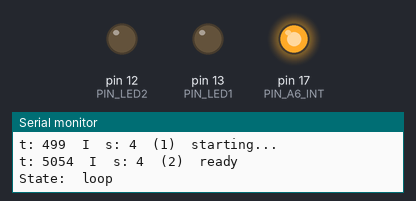
The sketch below on a simulated Arduino Uno, built with avr-gcc and run on an emulated ATmega328P. Parts: output pins drawn as LEDs (lit = HIGH), the last lines printed to the serial monitor. The modem accepts every AT command (registered, SIM ready, sends succeed) and sends nothing else; pins used as bus, display or sensor lines are not drawn.

Above: at 6.3 s.
At 8.8 s:
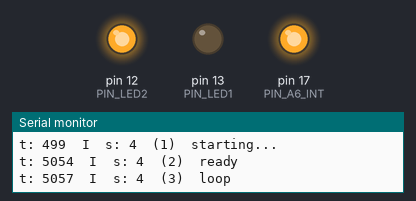
Timing chart, 0 to 11.6 s (numbered marks = the images above):
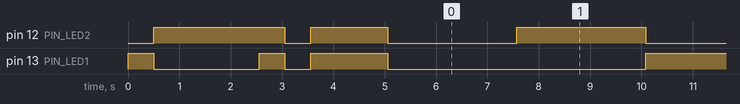

The sketch:

gpsesp.ino
```cpp
#define BOARD_GPS

#include <TinyGPS++.h> // https://github.com/mikalhart/TinyGPSPlus
#include <SoftwareSerial.h>

#include "arduino/util.h"
#include "arduino/globals.h"
#include "arduino/config.h"
#include "arduino/boards.h"
#include "arduino/state.h"
#include "arduino/hwA6.h"
#include "arduino/hwGPS.h"
#include "arduino/background.h"
#include "arduino/auto.h"

Settings _sett;
BoardState _boardstate;
HardwareA6 _a6;
HardwareGPS _gps;
Background _bg;
Auto _auto;

Timer timerCycle = Timer(false, true);

void setup()
{
  Serial.begin(115200);
  Serial.println("");
  Serial.println("");

  _boardstate.setup();
  _boardstate.SetState(State_Starting);

  _sett.setup();

  _a6.setup();
  _gps.setup();
  _bg.setup();
  _auto.setup();

  timerCycle.Interval(sToMillis(3) * 1000); // us
  timerCycle.Start();

  _boardstate.SetState(State_Ready);
  _boardstate.SetState(State_Loop);
}

void loop()
{
  timerCycle.Reset();

  // hardware
  _a6.loop();
  _gps.loop();
  // background
  _bg.loop();
  // program
  _auto.loop();

  ulTimeCycle = timerCycle.elapsedTime();

  // cycletime monitoring
  if (timerCycle.elapsed())
  {
    state.Put(State_WARNING, 1, 1, "Cyc");
  }

  // show board state
  _boardstate.loop();

  /*if (boDebugger)
  {
    digitalWrite(PIN_LED1, !digitalRead(PIN_LED1));
  }*/
}
```

auto.h
```cpp
#define STEP_IDLE 0
#define STEP_GPS 100
#define STEP_GPS_ERROR -100
#define STEP_GPS_FIX 105
#define STEP_GPS_END 199
#define STEP_SMS 200
#define STEP_SMS_ERROR -200
#define STEP_SMS_SEND 205
#define STEP_SMS_WAIT 210
#define STEP_SMS_END 299

class Auto
{
public:
  void setup()
  {
    step(STEP_GPS, 0);

    _tStep.Start();
    _tTimeOut.Start();
    _tTimeOutAuto.Interval(mToMillis(5));
    _tTimeOutAuto.Start();
    _tRefreshLoc.Interval(mToMillis(60));
    _tRefreshLoc.Start();
  }

  void loop()
  {
    if (_tTimeOutAuto.elapsed())
    {
      state.Put(State_WARNING, 3, 1, "auto TimeOut");
      step(STEP_IDLE, 0);
    }

    if (_tStep.elapsed())
    {
      uintStep = _uintNextStep;

      switch (uintStep)
      {
      case STEP_IDLE:
        byRxSelect = DEV_A6;

        _tTimeOutAuto.Reset();

        if (strCallerNumber != "" || _tRefreshLoc.elapsed())
        {
          step(STEP_GPS, 0);
        }
        break;

      case STEP_GPS:
        byRxSelect = DEV_GPS;

        _tTimeOut.Interval(mToMillis(3));
        _tTimeOut.Reset();

        locCurrent.valid = false;

        step(STEP_GPS_FIX, 0);
        break;

      case STEP_GPS_FIX:
        if (_tTimeOut.elapsed())
        {
          step(STEP_GPS_ERROR, 0);
        }

        if (locCurrent.valid)
        {
          locLastFix = locCurrent;

          step(STEP_GPS_END, 0);
        }
        break;

      case STEP_GPS_ERROR:
        state.Put(State_ERROR, 3, 100, "GPS");

        step(STEP_GPS_END, 0);
        break;

      case STEP_GPS_END:
        _tRefreshLoc.Reset();

        if (strCallerNumber == "")
        {
          step(STEP_IDLE, 0);
        }
        else
        {
          step(STEP_SMS, 0);
        }
        break;

      case STEP_SMS:
        byRxSelect = DEV_A6;

        step(STEP_SMS_SEND, 0);
        break;

      case STEP_SMS_SEND:
        byCommandA6 = A6_SENDSMS;
        byStateA6 = NOTOK;

        _tTimeOut.Interval(sToMillis(30));
        _tTimeOut.Reset();

        step(STEP_SMS_WAIT, 0);
        break;

      case STEP_SMS_WAIT:
        if (_tTimeOut.elapsed())
        {
          step(STEP_SMS_ERROR, 0);
        }

        if (byStateA6 == OK)
        {
          step(STEP_SMS_END, 0);
        }
        break;

      case STEP_SMS_ERROR:
        state.Put(State_ERROR, 3, 101, "SMS");

        step(STEP_SMS_END, 0);
        break;

      case STEP_SMS_END:
        strCallerNumber = "";

        step(STEP_IDLE, 0);
        break;

      default:
        state.Put(State_ERROR, 3, uintStep, "step");
        step(STEP_IDLE, 0);
        break;
      }
    }
  }

private:
  unsigned int _uintNextStep = 0;
  Timer _tStep = Timer();
  Timer _tTimeOut = Timer();
  Timer _tTimeOutAuto = Timer();
  Timer _tRefreshLoc = Timer();

  void step(unsigned int step, unsigned long time)
  {
    _uintNextStep = step;
    _tStep.Interval(time);
  }
};
```

background.h
```cpp
class Background
{
public:
  void setup()
  {
  }

  void loop()
  {
    boError = !state.noError();
  }

private:
};
```

boards.h
```cpp
#ifdef BOARD_GPS

/*
    D05 - PD5 - Debug
    D06 - PD6 - MOT A1 - GPS
    D07 - PD7 - EN StepUp
    D08 - PB0 - A6 Power Sig
    D09 - PB1 - MOT A2 - GPS LOW
    D10 - PB2 - MOT B2 - A6 LOW
    D11 - PB3 - MOT B1 - A6
    D12 - PB4 - LED 2
    D13 - PB5 - LED 1
    D14 / A0 - PC0 - GPS RX
    D15 / A1 - PC1 - A6 RX
    D16 / A2 - PC2 - A6 TX
    D17 / A3 - PC3 - A6 Int
    D18 / A4 / SDA - PC5 - A6 Reset
    D19 / A5 / SCL
    A7 - PC7*/

// inputs

// outputs
#define PIN_LED1 13
#define PIN_LED2 12

#define PIN_A6_POWER 11
#define PIN_A6_POWER_LOW 10
#define PIN_A6_POWER_SIG 8
#define PIN_A6_RESET 18
#define PIN_A6_INT 17
#define PIN_A6_RX 15
#define PIN_A6_TX 16

#define PIN_GPS_POWER 6
#define PIN_GPS_POWER_LOW 9
#define PIN_GPS_RX 14
#define PIN_GPS_TX 2

#endif
```

globals.h
```cpp
#define DEV_NONE 0
#define DEV_A6 1
#define DEV_GPS 2

#define RESET_FULL 1
#define RESET_CPU 2
#define RESET_A6 3

#define OK 1
#define NOTOK 0
#define UNDEFINED -1
#define FAILURE -2
#define TIMEOUT -3

#define A6_UNDEFINED 0
#define A6_SENDSMS 1

#define A6_CMD_TIMEOUT 1000

bool boDebugger = true;
State state = State();
bool boError = false;

unsigned int uintStep = 0;

int intTest = 0;

enum enumState
{
  State_Undefined,
  State_Starting,
  State_Ready,
  State_Loop,
  State_Standbye
} stateBoard = State_Undefined;

unsigned long ulTimeCycle = 0;

byte byRxSelect = DEV_NONE;

byte byStateA6 = UNDEFINED;
byte byStateGPS = UNDEFINED;

byte byCommandA6 = A6_UNDEFINED;

struct location
{
  String date;
  String time;
  double lat;
  double lng;
  double speed;
  int sv;
  bool valid;
};

location locCurrent;
location locLastFix;

String strCallerNumber = "";

void Print(String str)
{
  if (boDebugger)
  {
    Serial.print(str);
  }
}

void Println(String str)
{
  if (boDebugger)
  {
    Serial.println(str);
  }
}
```

hwA6.h
```cpp
SoftwareSerial SerialA6(PIN_A6_RX, PIN_A6_TX);

class HardwareA6
{
public:
  void setup()
  {
    pinMode(PIN_A6_POWER, OUTPUT);
    digitalWrite(PIN_A6_POWER, LOW);
    pinMode(PIN_A6_POWER_LOW, OUTPUT);
    digitalWrite(PIN_A6_POWER_LOW, LOW);
    pinMode(PIN_A6_POWER_SIG, OUTPUT);
    digitalWrite(PIN_A6_POWER_SIG, LOW);
    pinMode(PIN_A6_RESET, OUTPUT);
    digitalWrite(PIN_A6_RESET, LOW);
    pinMode(PIN_A6_INT, OUTPUT);
    digitalWrite(PIN_A6_INT, HIGH);

    Reset(RESET_A6, "startup");

    _tWatchDog.Interval(sToMillis(30));
    _tWatchDog.Start();
  }

  void loop()
  {
    // byRxSelect = DEV_A6;

    if (byRxSelect == DEV_A6)
    {
      if (SerialA6.isListening() == false)
      {
        SerialA6.listen();
      }

      // A6 watchdog
      if (_tWatchDog.elapsed())
      {
        byStateA6 = A6command("AT", "\r\nOK\r\n", "yy", A6_CMD_TIMEOUT, 3, NULL);

        if (byStateA6 != OK)
        {
          state.Put(State_ERROR, 101, 2, "A6 WatchDog");
          Reset(RESET_A6, "A6 error");
        }
      }
      // A6 watchdog

      // incoming call
      String strA6Input = "";

      while (SerialA6.available())
      {
        char c = SerialA6.read();
        strA6Input += c;
      }

      if (strA6Input != "")
      {
        Println(strA6Input);

        if (strA6Input.indexOf("\r\nRING\r\n") != -1)
        {
          String strTempNumber = callerNumber();

          if (strTempNumber != "")
          {
            strCallerNumber = strTempNumber;
            Println("Incoming Call from : " + strCallerNumber);
          }
          else if (strTempNumber == "")
          {
            strCallerNumber = settings.DefaultNumber;
          }

          delay(5000);
          // Hangup
          A6command("ATH", "\r\nOK\r\n", "yy", A6_CMD_TIMEOUT, 1, NULL);
        }

        _tWatchDog.Reset();
      }
      // incoming call

      // send SMS
      if (byCommandA6 == A6_SENDSMS)
      {
        byCommandA6 = A6_UNDEFINED;

        byStateA6 = sendSMS(strCallerNumber, createSMS(locLastFix));

        /*Serial.println("sending SMS");
        byStateA6 = OK;*/
      }
      // send SMS
    }
  }

private:
  byte byState = NOTOK;

  Timer _tWatchDog = Timer();

  unsigned int uintA6ResetCnt = 0;
  unsigned int uintSMSCnt = 0;
  unsigned int uintSMSErrorCnt = 0;

  String callerNumber()
  {
    String strNumber = "";
    String strResponse = "";

    // Issue the command and wait for the response.
    A6command("AT+CLCC", "+CLCC:", "+ERROR", A6_CMD_TIMEOUT, 2, &strResponse);

    // Parse the response if it contains a valid +CLCC:
    if (strResponse.indexOf("+CLCC:") != -1)
    {
      strResponse.remove(0, strResponse.indexOf("\"") + 1);
      strResponse.remove(strResponse.lastIndexOf("\""), strResponse.lastIndexOf("\"") - strResponse.length());

      strNumber = "00" + strResponse;
    }

    return strNumber;
  }

  String createSMS(location loc)
  {
    String strRetVal = "VIN:" + String(settings.Vin) + "\r\n";
    strRetVal += loc.date + " " + loc.time + "\r\n";
    // link
    strRetVal += "http://maps.google.com/maps?q=" + String(loc.lat, 6) + "," + String(loc.lng, 6) + "\r\n";
    strRetVal += "SV:" + String(loc.sv) + " SP:" + String(loc.speed, 1) + "km/h" + "\r\n";
    strRetVal += "lat:" + String(loc.lat, 6) + " lng:" + String(loc.lng, 6) + "\r\n";
    // stats
    strRetVal += "R" + String(uintA6ResetCnt) + ",S" + String(uintSMSCnt) + ",SE" + String(uintSMSErrorCnt);

    return strRetVal;
  }

  byte sendSMS(String number, String text)
  {
    byte byState;

    if (number.length() == 0)
    {
      Println("no number");
      return NOTOK;
    }

    if (text.length() > 159)
    {
      Println("SMS was to long");
      text.remove(160, text.length() - 160);
    }

    Println(String(text.length()));

    Println("Sending SMS to " + number);
    Println(text);

    uintSMSCnt += 1;

    byState = A6command("AT+CMGF=1", "\r\nOK\r\n", "yy", A6_CMD_TIMEOUT, 2, NULL);

    //byState = NOTOK;

    if (byState == OK)
    {
      SerialA6.flush();
      SerialA6.print("AT+CMGS=\"");
      SerialA6.print(number);
      SerialA6.write(0x22);
      SerialA6.write(0x0D); // hex equivalent of Carraige return
      SerialA6.write(0x0A); // hex equivalent of newline
      delay(2000);
      SerialA6.print(text);
      delay(500);
      SerialA6.println(char(26)); //the ASCII code of the ctrl+z is 26
      delay(5000);
      Println("SMS sent");
    }
    else
    {
      uintSMSErrorCnt += 1;
    }

    return byState;
  }

  // Issue a command
  byte A6command(const char *command, const char *resp1, const char *resp2, int timeOut, int repetitions, String *response)
  {
    byte retVal = NOTOK;
    byte count = 0;

    // Get rid of any buffered output.
    SerialA6.flush();

    while (count < repetitions && retVal != OK)
    {
      Print("Issuing command: ");
      Println(command);

      SerialA6.println(command);

      retVal = A6waitFor(resp1, resp2, timeOut, response);

      count++;
    }

    return retVal;
  }

  // Wait for responses
  byte A6waitFor(const char *resp1, const char *resp2, int timeOut, String *response)
  {
    int count = 0;
    String reply = "";
    byte retVal = 99;

    Timer tTimeOut = Timer();
    tTimeOut.Interval(timeOut);
    tTimeOut.Start();

    do
    {
      if (SerialA6.available())
      {
        char c = SerialA6.read();
        reply += c;
      }
    } while ((((reply.indexOf(resp1) + reply.indexOf(resp2)) == -2) || (reply.endsWith("\r\n") == false)) && (tTimeOut.elapsed() == false));

    if (reply != "")
    {
      Println("Reply in " + String(tTimeOut.elapsedTime()) + "ms: ");
      Println(reply);
    }

    if (response != NULL)
    {
      *response = reply;
    }

    if (tTimeOut.elapsed())
    {
      retVal = TIMEOUT;
      Println("Timed out");
      Println(reply);
    }
    else
    {
      if (reply.indexOf(resp1) + reply.indexOf(resp2) > -2)
      {
        Println("Reply OK");
        retVal = OK;
      }
      else
      {
        Println("Reply NOTOK");
        retVal = NOTOK;
      }
    }

    return retVal;
  }

  void Reset(int resetmode, String cause)
  {
    Serial.println("Reset " + String(resetmode) + " " + cause);

    switch (resetmode)
    {
    case RESET_FULL:
      Reset(RESET_A6, cause);
      Reset(RESET_CPU, cause);
      break;

    case RESET_CPU:

      break;

    case RESET_A6:
      Println("A6 reset");

      uintA6ResetCnt += 1;

      SerialA6.begin(19200);

      digitalWrite(PIN_A6_POWER_SIG, LOW);
      digitalWrite(PIN_A6_RESET, HIGH);

      delay(2000);
      Println("A6 power on");

      digitalWrite(PIN_A6_POWER_SIG, HIGH);
      digitalWrite(PIN_A6_RESET, LOW);

      unsigned int uintAttempts = 0;

      Println("A6 115200");
      SerialA6.begin(115200);
      do
      {
        byState = A6command("AT", "\r\nOK\r\n", "yy", A6_CMD_TIMEOUT, 1, NULL);

        uintAttempts += 1;

      } while ((byState != OK) && (uintAttempts < 30));

      // switch A6 to 19200 baud
      byState = A6command("AT+IPR=19200", "\r\nOK\r\n", "yy", A6_CMD_TIMEOUT, 3, NULL);

      uintAttempts = 0;

      Println("A6 19200");
      SerialA6.begin(19200);
      do
      {
        byState = A6command("AT", "\r\nOK\r\n", "yy", A6_CMD_TIMEOUT, 1, NULL);

        uintAttempts += 1;

      } while ((byState != OK) && (uintAttempts < 30));

      digitalWrite(PIN_A6_POWER_SIG, LOW);

      if (byState != OK)
      {
        state.Put(State_ERROR, 101, 1, "A6 reset");
      }

      // restores factory profile
      A6command("AT&F0", "\r\nOK\r\n", "yy", A6_CMD_TIMEOUT, 2, NULL);
      // Request manufacturer specific information about the TA
      A6command("ATI", "\r\nOK\r\n", "yy", A6_CMD_TIMEOUT, 1, NULL);
      // identification of the SIM card
      A6command("AT+CCID", "\r\nOK\r\n", "yy", A6_CMD_TIMEOUT, 1, NULL);
      // query the network register status
      A6command("AT+CREG?", "\r\nOK\r\n", "yy", A6_CMD_TIMEOUT, 1, NULL);
      // query the network quality of the signal
      A6command("AT+CSQ", "\r\nOK\r\n", "yy", A6_CMD_TIMEOUT, 1, NULL);
      break;
    }
  }
};
```

hwGPS.h
```cpp
SoftwareSerial SerialGPS(PIN_GPS_RX, PIN_GPS_TX);

class HardwareGPS
{
public:
  void setup()
  {
    pinMode(PIN_GPS_POWER, OUTPUT);
    digitalWrite(PIN_GPS_POWER, LOW);
    pinMode(PIN_GPS_POWER_LOW, OUTPUT);
    digitalWrite(PIN_GPS_POWER_LOW, LOW);

    SerialGPS.begin(19200);
    SerialGPS.stopListening();

    _tPowerOff.Interval(mToMillis(5));
    _tPowerOff.Start();
  }

  void loop()
  {
    //byRxSelect = DEV_GPS;

    if (byRxSelect == DEV_GPS)
    {
      digitalWrite(PIN_GPS_POWER, HIGH);

      if (SerialGPS.isListening() == false)
      {
        SerialGPS.listen();
      }

      byStateGPS = readGPS(locCurrent);

      Serial.println("loc current");
      DisplayLocationInfo(locCurrent);
      Serial.println("loc last fix");
      DisplayLocationInfo(locLastFix);

      _tPowerOff.Reset();
    }

    if (_tPowerOff.elapsed())
    {
      digitalWrite(PIN_GPS_POWER, LOW);
    }
  }

private:
  Timer _tPowerOff = Timer();

  byte readGPS(location &loc)
  {
    TinyGPSPlus gps;
    byte byRetVal = OK;
    String strRX = "";

    SerialGPS.flush();

    Timer tTimeOut = Timer();
    tTimeOut.Interval(2500);
    tTimeOut.Start();

    do
    {
      if (SerialGPS.available())
      {
        char c = SerialGPS.read();
        strRX += c;
      }
    } while (tTimeOut.elapsed() == false);

    //Serial.println(strRX);

    for (uint16_t i = 0; i < strRX.length(); i++)
    {
      gps.encode(strRX.charAt(i));
    }

    // date
    if (gps.date.isValid())
    {
      loc.date = String(gps.date.month()) + "/" + String(gps.date.day()) + "/" + String(gps.date.year());
    }
    else
    {
      loc.date = "INVALID";

      byRetVal = NOTOK;
    }
    // time
    if (gps.time.isValid())
    {
      loc.time = "";

      if (gps.time.hour() < 10)
        loc.time += "0";
      loc.time += String(gps.time.hour()) + ":";

      if (gps.time.minute() < 10)
        loc.time += "0";
      loc.time += String(gps.time.minute()) + ":";

      if (gps.time.second() < 10)
        loc.time += "0";
      loc.time += String(gps.time.second()) + ".";

      if (gps.time.centisecond() < 10)
        loc.time += "0";
      loc.time += String(gps.time.centisecond());
    }
    else
    {
      loc.time = "INVALID";

      byRetVal = NOTOK;
    }
    // location
    if (gps.location.isValid())
    {
      loc.lat = gps.location.lat();
      loc.lng = gps.location.lng();
    }
    else
    {
      loc.lat = 0.0;
      loc.lng = 0.0;

      byRetVal = NOTOK;
    }

    loc.speed = gps.speed.kmph();
    loc.sv = gps.satellites.value();

    loc.valid = false;

    if (byRetVal == OK)
    {
      loc.valid = true;
    }

    return byRetVal;
  }

  void DisplayLocationInfo(location loc)
  {
    Print(loc.date + " " + loc.time);
    Print("  Location: lat:" + String(loc.lat, 6) + " lng:" + String(loc.lng, 6));
    Print("  Speed:" + String(loc.speed, 1) + "km/h");
    Print("  SV:" + String(loc.sv));
    Println("");
  }
};
```

config.h
```cpp
struct struSettings
{
  char *DefaultNumber;
  char *Vin;
} settings;

class Settings
{
public:
  bool setup()
  {
    settings.DefaultNumber = "00491234";
    settings.Vin = "1234";
  }
};
```

Source omitted: state.h (1961 bytes), util.h (11559 bytes)

Measured:
- by itself, pin 12 (PIN_LED2): goes LOW 0.50 s, HIGH 1.5 s, 24 × (LOW 2.5 s, HIGH 2.5 s), LOW 2.5 s, then HIGH
- by itself, pin 13 (PIN_LED1): HIGH → LOW at 0.50 s, → HIGH 2.1 s later, → LOW 0.50 s later, → HIGH 0.50 s later, … (53 changes in this stretch)
